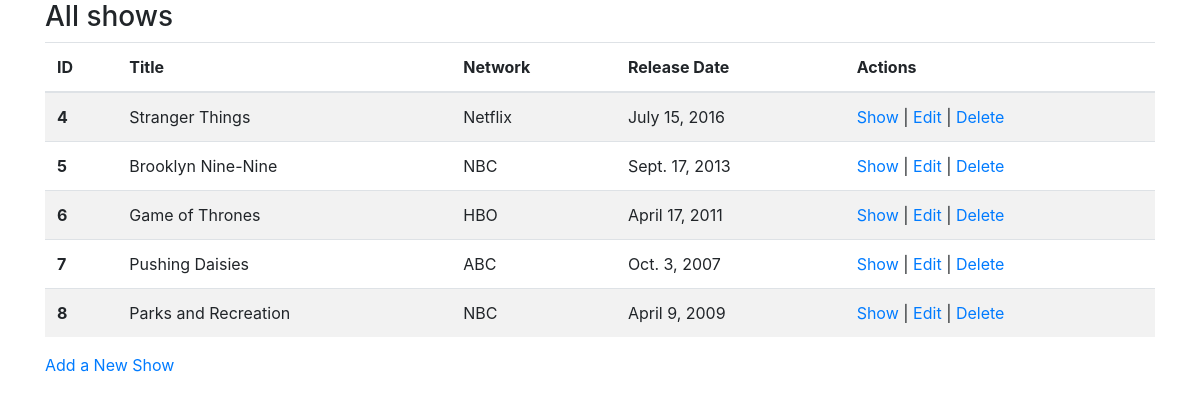
/shows, run on the app's committed database.
### semi_rest_tv_app/models.py (models this page shows)
class Show(models.Model):
    title = models.CharField(max_length=150)
    network = models.CharField(max_length=20)
    desc = models.TextField(default="null")
    release_date = models.DateField(auto_now=False)
    created_at = models.DateTimeField(auto_now_add=True)
    updated_at = models.DateTimeField(auto_now=True)

### semi_rest_tv_app/views.py (the view)
# urls.py: path("shows", views.all_shows),
def all_shows(request):
    context = {
        "all_the_shows": Show.objects.all()
    }
    return render(request, "index.html", context)

### semi_rest_tv_app/templates/index.html (shortened to what this page needs)
<!doctype html>
<html lang="en">
  <head>
    <link rel="stylesheet" href="https://stackpath.bootstrapcdn.com/bootstrap/4.5.0/css/bootstrap.min.css">
</head>
<body>
  <div class="container">
    <div>
      <h3>All shows</h3>
      <table class="table table-striped">
        <thead>
          <tr>
            <th scope="col">ID</th>
            <th scope="col">Title</th>
            <th scope="col">Network</th>
            <th scope="col">Release Date</th>
            <th scope="col">Actions</th>
        </tr>
        </thead>
        <tbody>
          <tr>
            {% for shows in all_the_shows %}
            <th scope="row">{{shows.id}}</th>
            <td>{{shows.title}}</td>
            <td>{{shows.network}}</td>
            <td>{{shows.release_date}}</td>
            <td><a href="shows/{{shows.id}}">Show</a> | <a href="shows/{{shows.id}}/edit">Edit</a> | <a href="shows/{{shows.id}}/destroy">Delete</a></td>
          </tr>
            {% endfor %}
        </tbody>
      </table>
      <a href="shows/new">Add a New Show</a>
    </div>
  </div>
</body>
</html>

### data on the page
Show: id "4", title "Stranger Things", network "Netflix", release_date "July 15, 2016"
Show: id "5", title "Brooklyn Nine-Nine", network "NBC", release_date "Sept. 17, 2013"
Show: id "6", title "Game of Thrones", network "HBO", release_date "April 17, 2011"
Show: id "7", title "Pushing Daisies", network "ABC", release_date "Oct. 3, 2007"
Show: id "8", title "Parks and Recreation", network "NBC", release_date "April 9, 2009"
